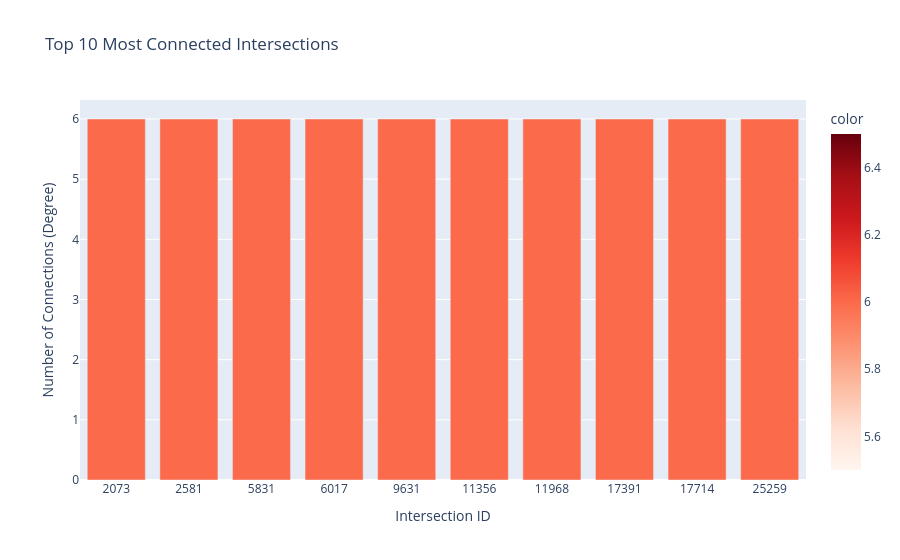

The notebook cell saved with this chart:
### Markdown cell above
## Task 7: Top 10 Most Connected

### Code cell
# TASK 7: Top 10 Most Connected Intersections 
print("=" * 40)
print("TASK 7: Top 10 Most Connected")
print("=" * 40)

fig7 = px.bar(
    x=top10_ids,
    y=top10_degrees,
    labels={"x": "Intersection ID", 
            "y": "Degree"},
    title="Top 10 Most Connected Intersections",
    color=top10_degrees,
    color_continuous_scale="Reds"
)
fig7.update_layout(
    xaxis_title="Intersection ID",
    yaxis_title="Number of Connections (Degree)"
)
fig7.show()

### Figure 1 — Plotly figure (JSON) as saved in the notebook; plotly's stock layout.template omitted (floating-point values rounded to 4 significant figures)
{"data": [{"alignmentgroup": "True", "hovertemplate": "Intersection ID=%{x}<br>Degree=%{y}<br>color=%{marker.color}<extra></extra>", "legendgroup": "", "marker": {"color": [6, 6, 6, 6, 6, 6, 6, 6, 6, 6], "coloraxis": "coloraxis", "pattern": {"shape": ""}}, "name": "", "offsetgroup": "", "orientation": "v", "showlegend": false, "textposition": "auto", "type": "bar", "x": ["2073", "2581", "5831", "6017", "9631", "11356", "11968", "17391", "17714", "25259"], "xaxis": "x", "y": [6, 6, 6, 6, 6, 6, 6, 6, 6, 6], "yaxis": "y"}], "layout": {"barmode": "relative", "coloraxis": {"colorbar": {"title": {"text": "color"}}, "colorscale": [[0, "rgb(255,245,240)"], [0.125, "rgb(254,224,210)"], [0.25, "rgb(252,187,161)"], [0.375, "rgb(252,146,114)"], [0.5, "rgb(251,106,74)"], [0.625, "rgb(239,59,44)"], [0.75, "rgb(203,24,29)"], [0.875, "rgb(165,15,21)"], [1, "rgb(103,0,13)"]]}, "legend": {"tracegroupgap": 0}, "title": {"text": "Top 10 Most Connected Intersections"}, "xaxis": {"anchor": "y", "domain": [0, 1], "title": {"text": "Intersection ID"}}, "yaxis": {"anchor": "x", "domain": [0, 1], "title": {"text": "Number of Connections (Degree)"}}}}
